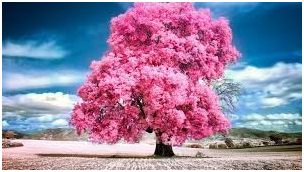
#> input picture exp 1.png, 304 x 172 px, found by its file name
$ python 'exp 19.py'   (older library calls are emulated)
#> lines starting #> are read from the running program, lines starting #| are printed output that depends on the picture
import cv2
img = cv2.imread('D:\computer vision lab\exp 1.png', 0)
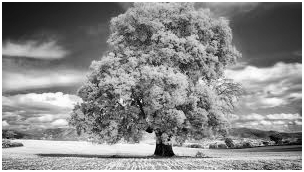
#> img: shape (172, 304); min 0, max 255, mean 139
sobelx = cv2.Sobel(img, cv2.CV_64F, 1, 0, ksize=3)
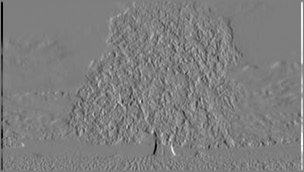
#> sobelx: shape (172, 304) float64; min -960, max 974, mean 0; drawn with min black and max white
sobely = cv2.Sobel(img, cv2.CV_64F, 0, 1, ksize=3)
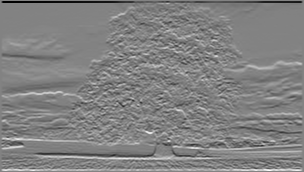
#> sobely: shape (172, 304) float64; min -960, max 923, mean 0; drawn with min black and max white
sobelxy = cv2.magnitude(sobelx, sobely)
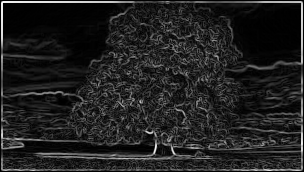
#> sobelxy: shape (172, 304) float64; min 0, max 1018.2, mean 132.6; drawn with min black and max white

cv2.imshow("Sobel XY", cv2.convertScaleAbs(sobelxy))
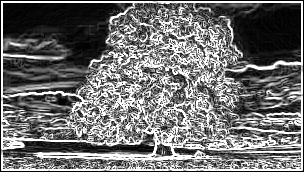
#> window 'Sobel XY': shape (172, 304); min 0, max 255, mean 111.6
cv2.waitKey(0); cv2.destroyAllWindows()

$ run again, with exp 18.png copied over exp 1.png
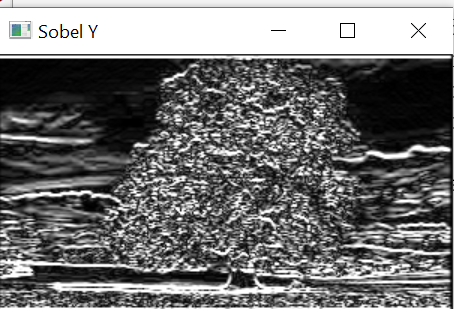
#> input picture exp 18.png, 454 x 309 px, found by its file name
#> `sobelxy = cv2.magnitude(sobelx, sobely)`:
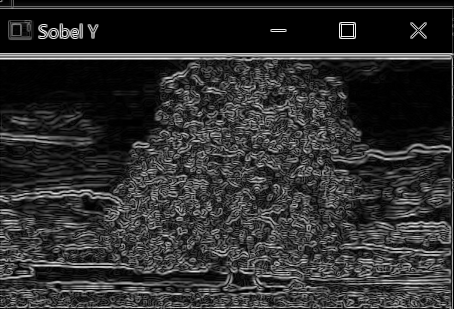
#> sobelxy: shape (309, 454) float64; min 0, max 1081.9, mean 200; drawn with min black and max white
#> `cv2.imshow("Sobel XY", cv2.convertScaleAbs(sobelxy))`:
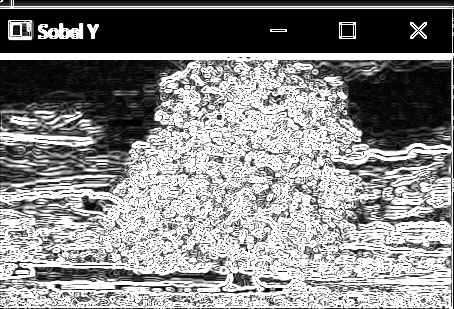
#> window 'Sobel XY': shape (309, 454); min 0, max 255, mean 137.1

$ run again, with exp 2.png copied over exp 1.png
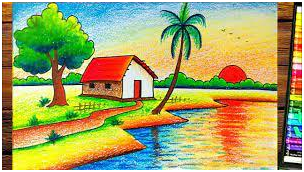
#> input picture exp 2.png, 304 x 172 px, found by its file name
#> `sobelxy = cv2.magnitude(sobelx, sobely)`:
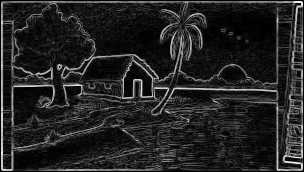
#> sobelxy: shape (172, 304) float64; min 0, max 1059.3, mean 149; drawn with min black and max white
#> `cv2.imshow("Sobel XY", cv2.convertScaleAbs(sobelxy))`:
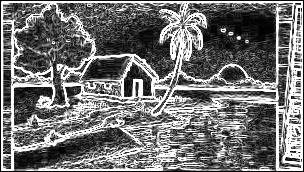
#> window 'Sobel XY': shape (172, 304); min 0, max 255, mean 114.6

$ run again, with exp 3.png copied over exp 1.png
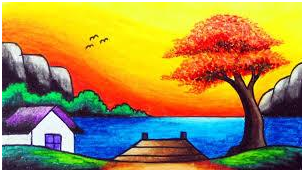
#> input picture exp 3.png, 304 x 172 px, found by its file name
#> `sobelxy = cv2.magnitude(sobelx, sobely)`:
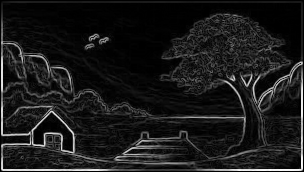
#> sobelxy: shape (172, 304) float64; min 0, max 999.1, mean 103.6; drawn with min black and max white
#> `cv2.imshow("Sobel XY", cv2.convertScaleAbs(sobelxy))`:
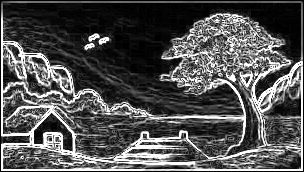
#> window 'Sobel XY': shape (172, 304); min 0, max 255, mean 82.2
